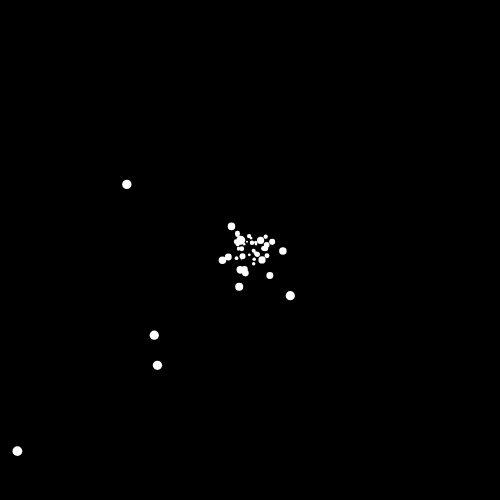
Frame 1 (no input)
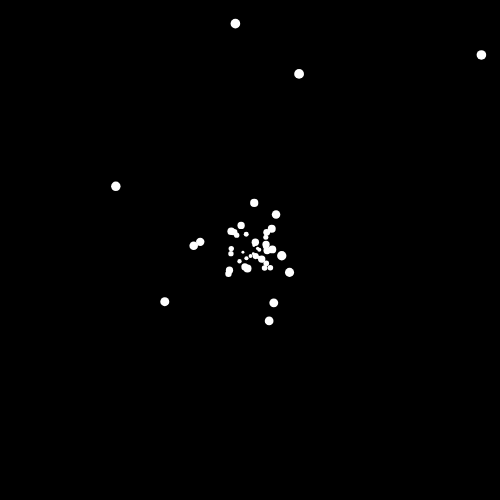
Frame 60 (no input)
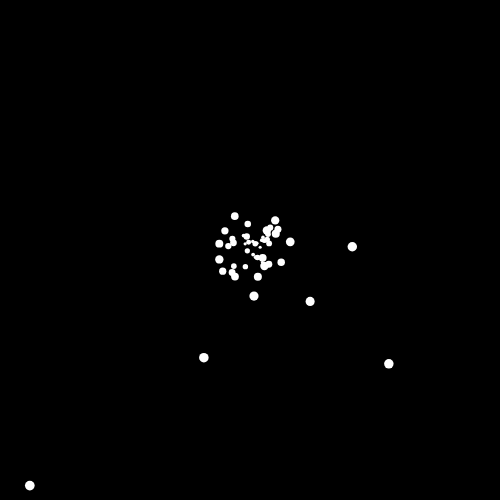
Frame 120 (the mouse pressed at the canvas centre since frame 60)

The p5.js sketch that drew these frames (run headless with seeded random() and noise() and a simulated clock; from frame 60 on, the mouse is pressed at the canvas centre):

// p5.js sketch
// ── sketch.js
let estrelas = [];
let fator = 10;
function setup() {
  createCanvas(500, 500);
  for (let i = 0; i < 50; i++) {
    estrelas[i] = createVector(
      random(-width * fator, width * fator),
      random(-height * fator, height * fator),
      random(10, 500));
  }
}

function draw() {
  background(0);
  fill(255);
  translate(width / 2, height / 2);
  noStroke();

  for (let estrela of estrelas) {
    let x = estrela.x / estrela.z;
    let y = estrela.y / estrela.z;
    let d = map(estrela.z, 0, 500, 10, 1);
    circle(x, y, d);
    estrela.z -= 5;
    if (estrela.z < 1) {
      estrela.x = random(-width * fator, width * fator);
      estrela.y = random(-height * fator, height * fator);
      estrela.z = 400;
    }
  }
}

// ── style.css
* {
  margin: 0;
  padding: 0;
}

body {
  padding: 70px;
  display: flex;
  align-items: center;
  justify-content: center;
}

canvas {
  display: block;
}
